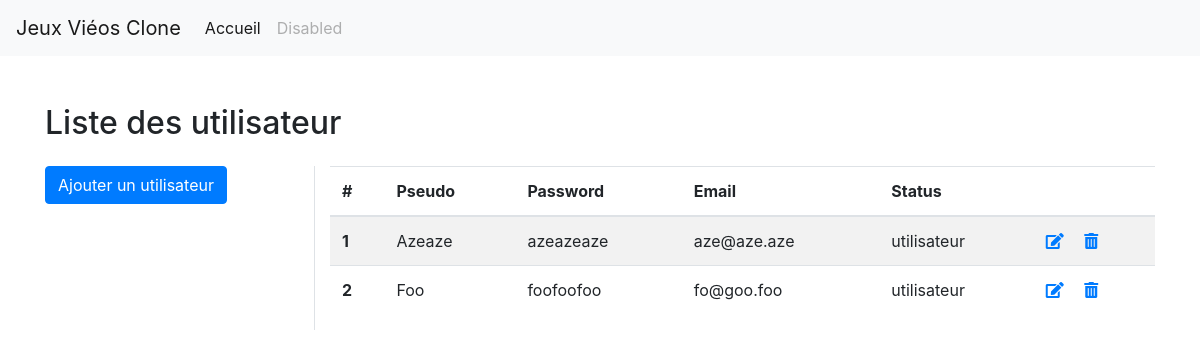
Screenshot of /forms/utilisateur/list-utilisateur.php with the database file from the repository.
### tables this page shows
CREATE TABLE IF NOT EXISTS `utilisateurs` (
  `idUtilisateur` int unsigned NOT NULL AUTO_INCREMENT,
  `pseudo` varchar(255) NOT NULL,
  `email` varchar(255) NOT NULL,
  `password` varchar(255) NOT NULL,
  `statut` enum('utilisateur','admin') NOT NULL DEFAULT 'utilisateur',
  PRIMARY KEY (`idUtilisateur`)
);

### classes/Utilisateurmanager.class.php (called while the page is built, shortened)
<?php
class UtilisateurManager {
    private $pdo;
    function __construct(PDO $pdo) {
        $this->pdo = $pdo;
    }
    public function getAll(): array {
        $stmt = $this->pdo->prepare("SELECT * FROM `jeux_video`.`utilisateurs`;");
        $stmt->execute();
        $result = $stmt->fetchAll();
        return $result;
    }
}

### forms/utilisateur/list-utilisateur.php (the view, shortened to what this page needs)
<?php
include '../../includes/header.php';
require_once('../../includes/db.php');
$utilisateurManager = new UtilisateurManager($pdo);
$utilisateurs = $utilisateurManager->getAll();
?>
<h2>Liste des utilisateur</h2>
<div class="row pt-3">
  <div class="col-3 border-right">
    <a href="add-utilisateur.php" class="link btn btn-primary">Ajouter un utilisateur</a>
  </div>
  <div class="col-9">
    <table class="table table-striped">
      <thead>
        <tr>
          <th scope="col">#</th>
          <th scope="col">Pseudo</th>
          <th scope="col">Password</th>
          <th scope="col">Email</th>
          <th scope="col">Status</th>
          <th scope="col"></th>
        </tr>
      </thead>
      <tbody>
        <?php foreach($utilisateurs as $utilisateur): ?>
          <tr>
            <th scope="row"><?= $utilisateur['idUtilisateur'] ?></th>
            <td><?= $utilisateur['pseudo'] ?></td>
            <td><?= $utilisateur['password'] ?></td>
            <td><?= $utilisateur['email'] ?></td>
            <td><?= $utilisateur['statut'] ?></td>
            <td>
              <a href=""><i class="fas fa-edit mr-3"></i></a>
              <a href=""><i class="fas fa-trash-alt"></i></a>
            </td>
          </tr>
        <?php endforeach; ?>
      </tbody>
    </table>
  </div>
</div>
<?php
include '../../includes/footer.php';

### rows the page displays
utilisateurs: idUtilisateur "1", pseudo "Azeaze", password "azeazeaze", email "aze@aze.aze", statut "utilisateur"
utilisateurs: idUtilisateur "2", pseudo "Foo", password "foofoofoo", email "fo@goo.foo", statut "utilisateur"
